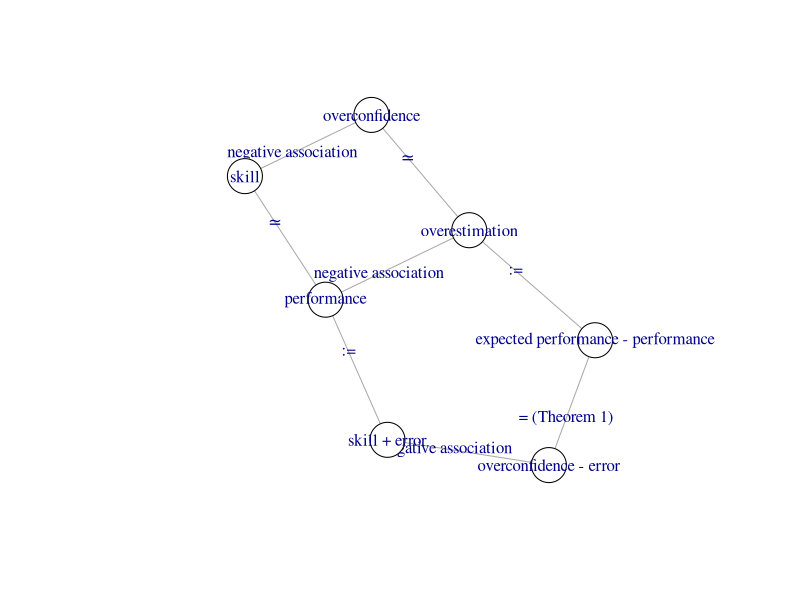

Source code (R):
## ---- chunk 1
knitr::opts_chunk$set(
  collapse = TRUE,
  comment = "#>"
)
## ---- chunk 2
definitions <- 
"
## Definitions

- **performance** as a test score
- **performance estimation** as the difference between the expected and
the actual test score
- **skill** as the ability to perform well on a given test
- **overconfidence** as the difference between self-assessed and actual skill
- **measurement error** as luck on a test
"

cat(definitions, file="definitions.md")
## ---- chunk 3
library(igraph, warn.conflicts=FALSE)

g <- graph_from_literal(
    skill -- overconfidence,
    skill -- performance,
    overconfidence -- overestimation,
    performance -- overestimation,
    "skill + error" -- "overconfidence - error",
    "skill + error" -- performance,
    "expected performance - performance" -- overestimation,
    "expected performance - performance" -- "overconfidence - error"
)

E(g)$relationship <- c(
 "negative association",
 "≃",
 "≃",
 "negative association",
 ":=",
 ":=",
 "negative association",
 "= (Theorem 1)"
)
## ---- chunk 4
plot(
  g,
  vertex.size = 20,
  vertex.color = "white",
  edge.label = E(g)$relationship,
)
## ---- chunk 5
write_graph(
  g,
  "relationship_graph.txt",
  format = "graphml"
)
